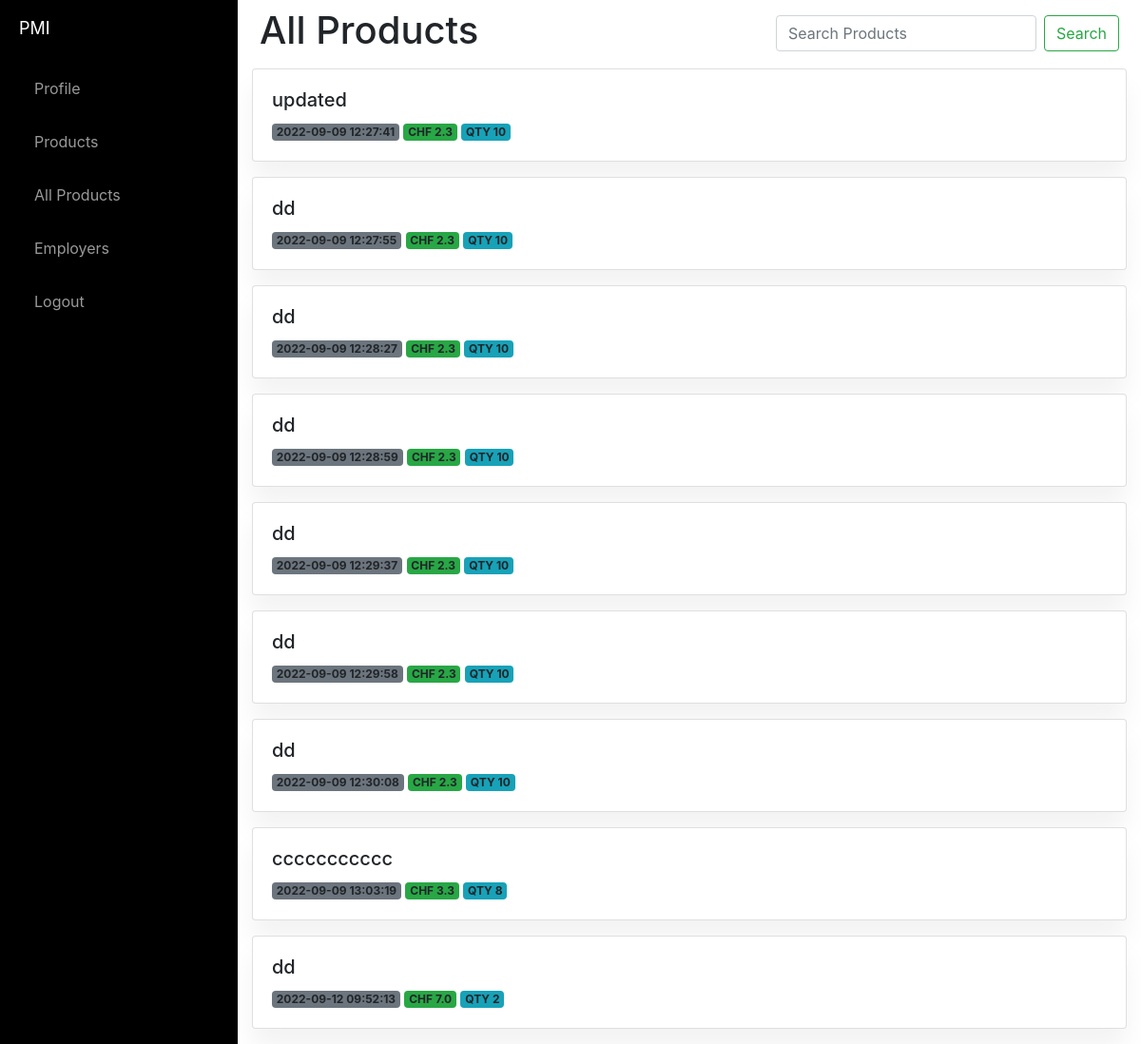
Screenshot of /products (signed in) with the database file from the repository.
### website/models.py (models this page shows)
class Product(db.Model):
    id = db.Column(db.Integer, primary_key=True)
    product_name = db.Column(db.String(150))
    description = db.Column(db.String(10000))
    price = db.Column(db.Float)
    qty = db.Column(db.Integer)
    date = db.Column(db.DateTime(timezone=True), default=func.now())
    user_id = db.Column(db.Integer, db.ForeignKey('user.id'))

### website/views.py (the view)
@views.route('/products')
@login_required
def products():
    products = Product.query.all()
    return render_template("products.html", products=products, user=current_user)

### website/templates/products.html (shortened to what this page needs)
{% extends "base.html" %} {% block title %}Products{% endblock %} {% block content%}
<div class="d-flex">
    <div class="p-2">
        <h1>All Products</h1>
    </div>
    <div class="ml-auto p-2">
        <form class="form-inline my-2 my-lg-10 ">
            <input class="form-control mr-sm-2" type="search" placeholder="Search Products" aria-label="Search">
            <button class="btn btn-outline-success my-2 my-sm-0" type="submit">Search</button>
        </form>
    </div>
</div>
{% for product in products %}
<div class="card mb-3">
    <div class="card-body">
        <div class="d-flex flex-column flex-lg-row">
            <div class="row flex-fill">
                <div class="col-sm-5 ">
                    {% if product.product_name %}<h4 class="h5">{{ product.product_name }}</h4>{% endif %}
                    {% if product.date %} <span class="badge bg-secondary">{{ product.date }}</span> {% endif %}
                    {% if product.price %}<span class="badge bg-success">CHF {{ product.price}}</span>{% endif %}
                    {% if product.qty %}<span class="badge bg-info">QTY {{ product.qty}}</span>{% endif %}
                </div>
            </div>
        </div>
    </div>
</div>
{% endfor %}
{% endblock %}

### website/static/index.css (style rules this page uses)
body { background:#eee; }
body { overflow-x: hidden; }
.card { box-shadow: 0 20px 27px 0 rgb(0 0 0 / 5%); }
.card { position: relative; display: flex; flex-direction: column; min-width: 0; word-wrap: break-word; background-color: #fff; background-clip: border-box; border: 0 solid rgba(0,0,0,.125); border-radius: 1rem; }
.card-body { -webkit-box-flex: 1; -ms-flex: 1 1 auto; flex: 1 1 auto; padding: 1.5rem 1.5rem; }

### rows the page displays
Product: product_name "updated", date "2022-09-09 12:27:41", price "2.3", qty "10"
Product: product_name "dd", date "2022-09-09 12:27:55", price "2.3", qty "10"
Product: product_name "dd", date "2022-09-09 12:28:27", price "2.3", qty "10"
Product: product_name "dd", date "2022-09-09 12:28:59", price "2.3", qty "10"
Product: product_name "dd", date "2022-09-09 12:29:37", price "2.3", qty "10"
Product: product_name "dd", date "2022-09-09 12:29:58", price "2.3", qty "10"
Product: product_name "dd", date "2022-09-09 12:30:08", price "2.3", qty "10"
Product: product_name "ccccccccccc", date "2022-09-09 13:03:19", price "3.3", qty "8"
Product: product_name "dd", date "2022-09-12 09:52:13", price "7.0", qty "2"
